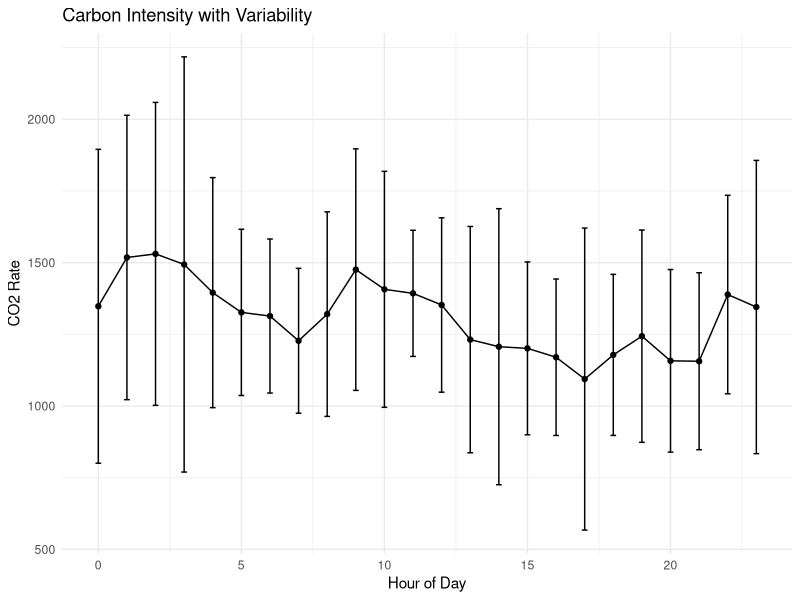
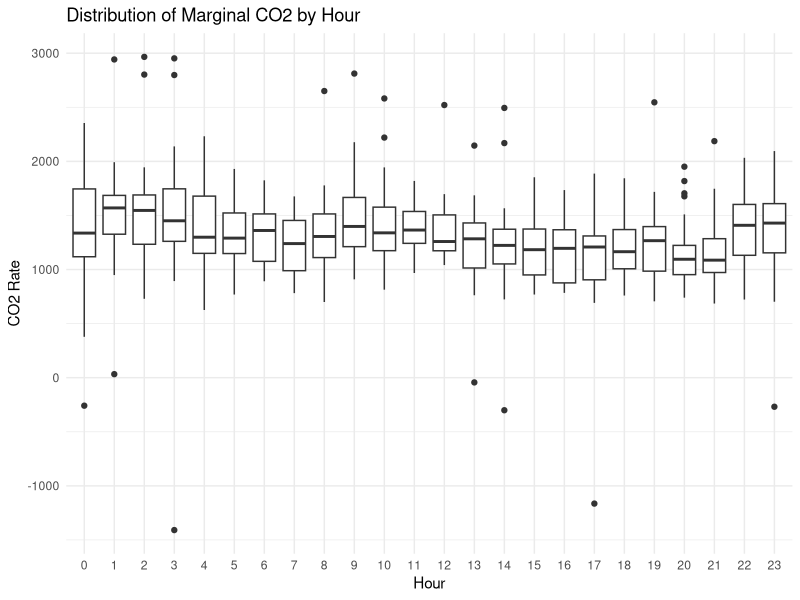
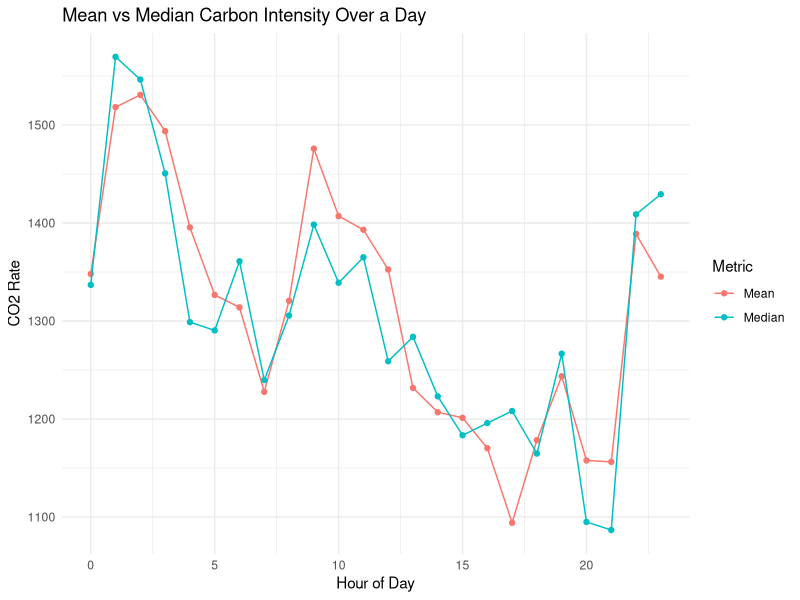

R code for these plots, in order:
## ---- chunk 1
knitr::opts_chunk$set(echo = TRUE)
## ---- chunk 2
library(dplyr)
library(ggplot2)
library(lubridate)
library(tidyr)
library(zoo)

data <- read.csv("../data/hourly_marginal_emissions.csv")

data <- data %>%
  mutate(
    datetime = dmy_hm(datetime),
    date = as.Date(datetime),
    hour = hour(datetime)
  )

full_data <- data %>%
  complete(date, hour = 0:23)

missing_summary <- full_data %>%
  group_by(date) %>%
  summarise(missing_hours = sum(is.na(marginal_co2_rate))) %>%
  filter(missing_hours > 0)

print(missing_summary)

clean_data <- full_data %>%
  filter(!is.na(marginal_co2_rate))

hourly_stats <- clean_data %>%
  group_by(hour) %>%
  summarise(
    mean_co2 = mean(marginal_co2_rate, na.rm = TRUE),
    median_co2 = median(marginal_co2_rate, na.rm = TRUE),
    sd_co2 = sd(marginal_co2_rate, na.rm = TRUE),
    count = n()
  ) %>%
  arrange(hour)

print(hourly_stats)

hourly_sorted <- hourly_stats %>%
  arrange(median_co2)

print(hourly_sorted)


hour_counts <- clean_data %>%
  group_by(hour) %>%
  summarise(count = n())

print(hour_counts)

mean_median_plot <- ggplot(hourly_stats, aes(x = hour)) +
  geom_line(aes(y = mean_co2, color = "Mean")) +
  geom_point(aes(y = mean_co2, color = "Mean")) +
  geom_line(aes(y = median_co2, color = "Median")) +
  geom_point(aes(y = median_co2, color = "Median")) +
  labs(
    title = "Mean vs Median Carbon Intensity Over a Day",
    x = "Hour of Day",
    y = "CO2 Rate",
    color = "Metric"
  ) +
  theme_minimal()

ggplot(hourly_stats, aes(x = hour, y = mean_co2)) +
  geom_line() +
  geom_point() +
  geom_errorbar(
    aes(ymin = mean_co2 - sd_co2, ymax = mean_co2 + sd_co2),
    width = 0.2
  ) +
  labs(
    title = "Carbon Intensity with Variability",
    x = "Hour of Day",
    y = "CO2 Rate"
  ) +
  theme_minimal()

ggplot(clean_data, aes(x = factor(hour), y = marginal_co2_rate)) +
  geom_boxplot() +
  labs(
    title = "Distribution of Marginal CO2 by Hour",
    x = "Hour",
    y = "CO2 Rate"
  ) +
  theme_minimal()


write.csv(hourly_stats, "../data/hourly_stats.csv", row.names = FALSE)
write.csv(hourly_sorted, "../data/hourly_sorted_by_carbon_intensity.csv", row.names = FALSE)
ggsave(
  filename = "../outputs/plots/mean_vs_median_plot.png",
  plot = mean_median_plot,
  width = 8,
  height = 5
)
